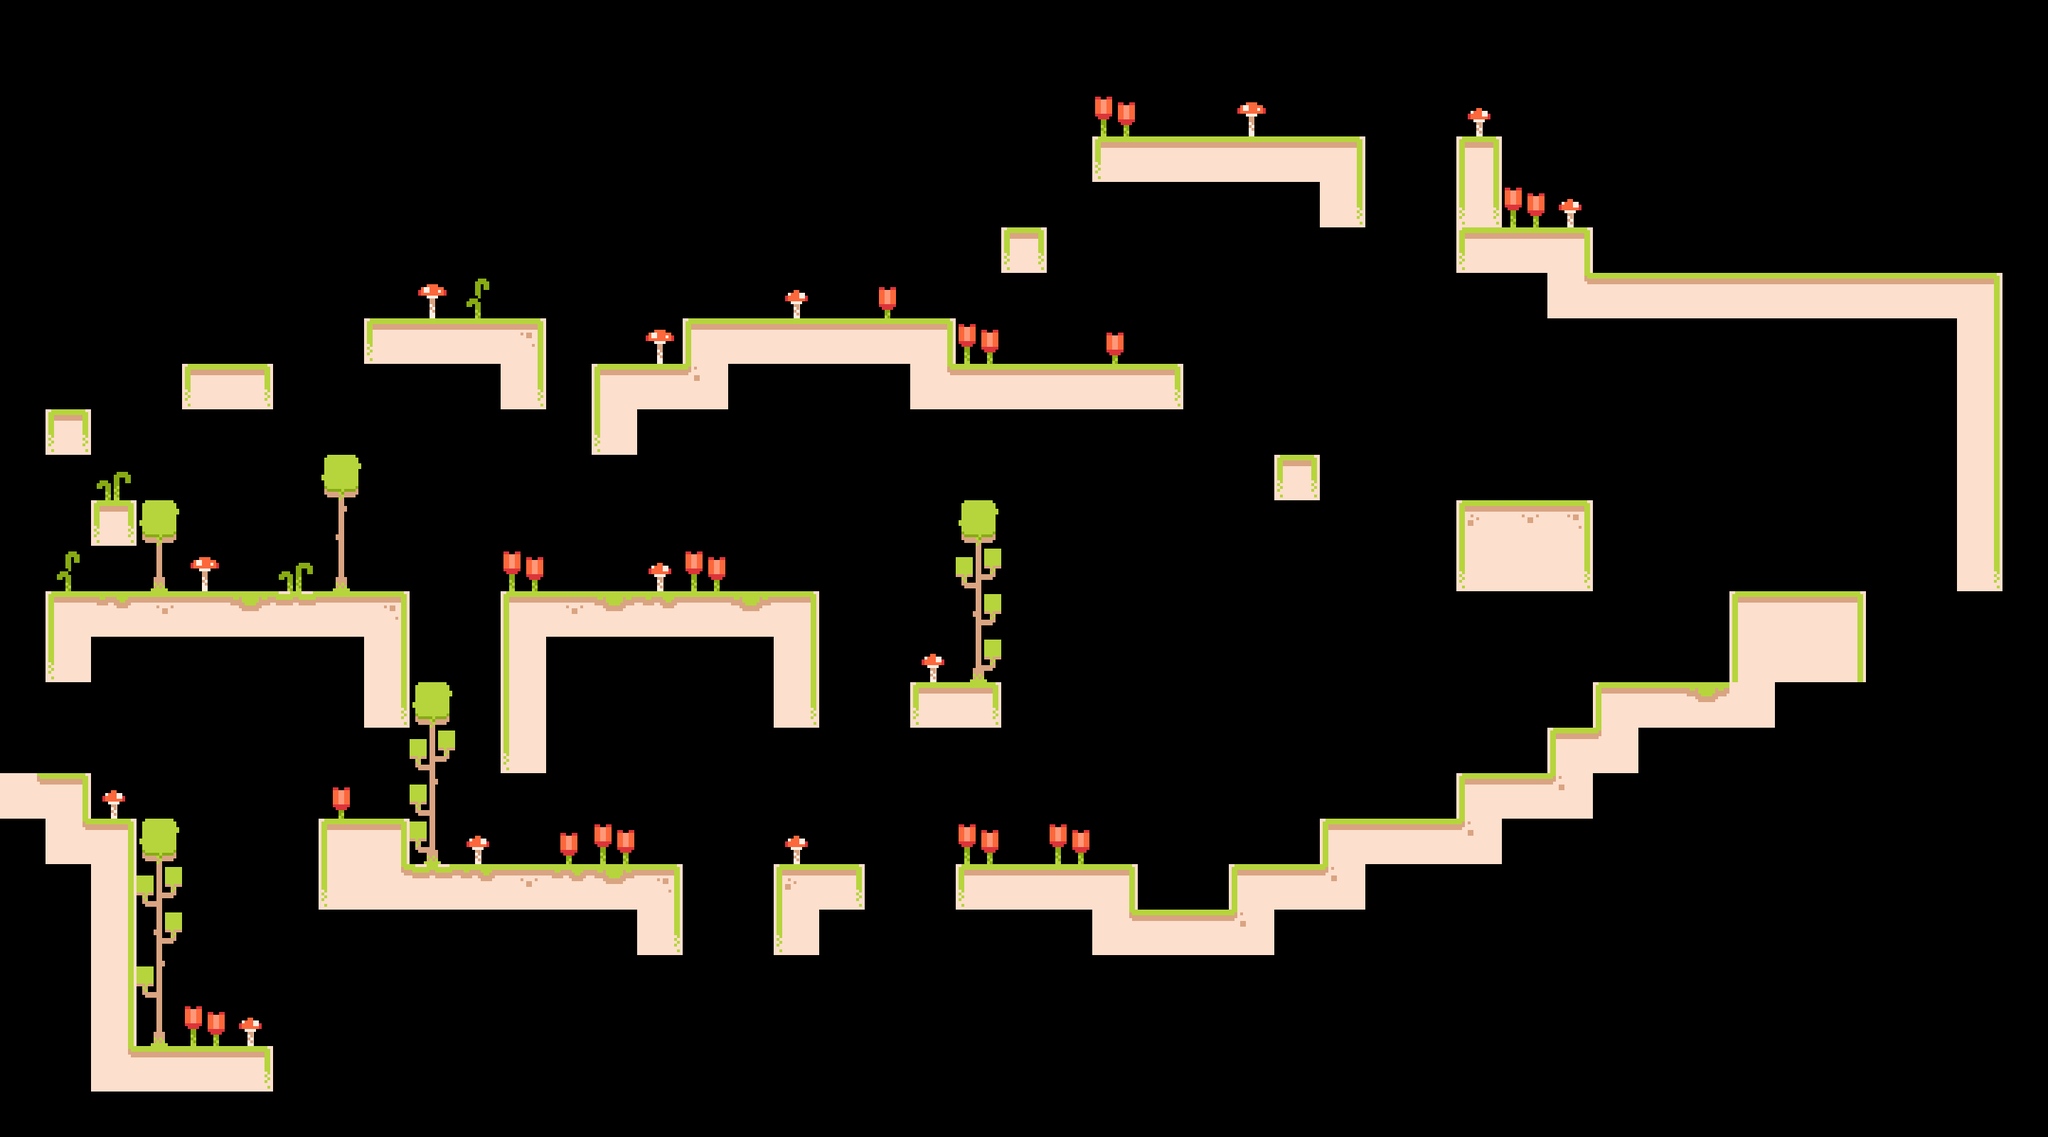

Rendered tile map (Tiled .tmx) drawn with the repository's tilesets; below, a short description and the full map source, tile grids included:
An orthogonal 45x25 tile map with 64x64 px tiles, 2 tile layers (Main, Decoration) and 6 objects (5x Worm, Player).

<map version="1.10" tiledversion="1.10.1" orientation="orthogonal" renderorder="right-down" width="45" height="25" tilewidth="64" tileheight="64" infinite="0" nextlayerid="4" nextobjectid="8">
 <tileset firstgid="1" source="../tilesets/tilemap.tsx" />
 <layer id="1" name="Main" width="45" height="25">
  <data encoding="csv">
0,0,0,0,0,0,0,0,0,0,0,0,0,0,0,0,0,0,0,0,0,0,0,0,0,0,0,0,0,0,0,0,0,0,0,0,0,0,0,0,0,0,0,0,0,
0,0,0,0,0,0,0,0,0,0,0,0,0,0,0,0,0,0,0,0,0,0,0,0,0,0,0,0,0,0,0,0,0,0,0,0,0,0,0,0,0,0,0,0,0,
0,0,0,0,0,0,0,0,0,0,0,0,0,0,0,0,0,0,0,0,0,0,0,0,0,0,0,0,0,0,0,0,0,0,0,0,0,0,0,0,0,0,0,0,0,
0,0,0,0,0,0,0,0,0,0,0,0,0,0,0,0,0,0,0,0,0,0,0,0,28,5,5,5,5,6,0,0,20,0,0,0,0,0,0,0,0,0,0,0,0,
0,0,0,0,0,0,0,0,0,0,0,0,0,0,0,0,0,0,0,0,0,0,0,0,0,0,0,0,0,19,0,0,30,0,0,0,0,0,0,0,0,0,0,0,0,
0,0,0,0,0,0,0,0,0,0,0,0,0,0,0,0,0,0,0,0,0,0,10,0,0,0,0,0,0,0,0,0,28,5,6,0,0,0,0,0,0,0,0,0,0,
0,0,0,0,0,0,0,0,0,0,0,0,0,0,0,0,0,0,0,0,0,0,0,0,0,0,0,0,0,0,0,0,0,0,25,5,5,5,5,5,5,5,5,6,0,
0,0,0,0,0,0,0,0,28,5,5,9,0,0,0,4,5,5,5,5,6,0,0,0,0,0,0,0,0,0,0,0,0,0,0,0,0,0,0,0,0,0,0,16,0,
0,0,0,0,28,29,0,0,0,0,0,19,0,4,5,26,0,0,0,0,25,5,5,5,5,29,0,0,0,0,0,0,0,0,0,0,0,0,0,0,0,0,0,16,0,
0,10,0,0,0,0,0,0,0,0,0,0,0,17,0,0,0,0,0,0,0,0,0,0,0,0,0,0,0,0,0,0,0,0,0,0,0,0,0,0,0,0,0,16,0,
0,0,0,0,0,0,0,0,0,0,0,0,0,0,0,0,0,0,0,0,0,0,0,0,0,0,0,0,10,0,0,0,0,0,0,0,0,0,0,0,0,0,0,16,0,
0,0,10,0,0,0,0,0,0,0,0,0,0,0,0,0,0,0,0,0,0,0,0,0,0,0,0,0,0,0,0,0,7,8,9,0,0,0,0,0,0,0,0,16,0,
0,0,0,0,0,0,0,0,0,0,0,0,0,0,0,0,0,0,0,0,0,0,0,0,0,0,0,0,0,0,0,0,17,18,19,0,0,0,0,0,0,0,0,19,0,
0,4,22,8,5,23,21,5,9,0,0,4,8,23,22,5,23,6,0,0,0,0,0,0,0,0,0,0,0,0,0,0,0,0,0,0,0,0,4,5,6,0,0,0,0,
0,17,0,0,0,0,0,0,16,0,0,14,0,0,0,0,0,16,0,0,0,0,0,0,0,0,0,0,0,0,0,0,0,0,0,0,0,0,14,15,16,0,0,0,0,
0,0,0,0,0,0,0,0,19,0,0,14,0,0,0,0,0,19,0,0,28,29,0,0,0,0,0,0,0,0,0,0,0,0,0,4,5,23,15,0,0,0,0,0,0,
0,0,0,0,0,0,0,0,0,0,0,17,0,0,0,0,0,0,0,0,0,0,0,0,0,0,0,0,0,0,0,0,0,0,4,24,0,0,0,0,0,0,0,0,0,
25,6,0,0,0,0,0,0,0,0,0,0,0,0,0,0,0,0,0,0,0,0,0,0,0,0,0,0,0,0,0,0,4,5,26,0,0,0,0,0,0,0,0,0,0,
0,25,6,0,0,0,0,4,6,0,0,0,0,0,0,0,0,0,0,0,0,0,0,0,0,0,0,0,0,4,5,5,26,0,0,0,0,0,0,0,0,0,0,0,0,
0,0,16,0,0,0,0,17,25,21,22,8,22,23,9,0,0,7,29,0,0,28,5,5,6,0,0,4,5,26,0,0,0,0,0,0,0,0,0,0,0,0,0,0,0,
0,0,16,0,0,0,0,0,0,0,0,0,0,0,19,0,0,17,0,0,0,0,0,0,25,5,5,26,0,0,0,0,0,0,0,0,0,0,0,0,0,0,0,0,0,
0,0,16,0,0,0,0,0,0,0,0,0,0,0,0,0,0,0,0,0,0,0,0,0,0,0,0,0,0,0,0,0,0,0,0,0,0,0,0,0,0,0,0,0,0,
0,0,16,0,0,0,0,0,0,0,0,0,0,0,0,0,0,0,0,0,0,0,0,0,0,0,0,0,0,0,0,0,0,0,0,0,0,0,0,0,0,0,0,0,0,
0,0,25,5,5,29,0,0,0,0,0,0,0,0,0,0,0,0,0,0,0,0,0,0,0,0,0,0,0,0,0,0,0,0,0,0,0,0,0,0,0,0,0,0,0,
0,0,0,0,0,0,0,0,0,0,0,0,0,0,0,0,0,0,0,0,0,0,0,0,0,0,0,0,0,0,0,0,0,0,0,0,0,0,0,0,0,0,0,0,0
</data>
 </layer>
 <layer id="3" name="Decoration" width="45" height="25">
  <data encoding="csv">
0,0,0,0,0,0,0,0,0,0,0,0,0,0,0,0,0,0,0,0,0,0,0,0,0,0,0,0,0,0,0,0,0,0,0,0,0,0,0,0,0,0,0,0,0,
0,0,0,0,0,0,0,0,0,0,0,0,0,0,0,0,0,0,0,0,0,0,0,0,0,0,0,0,0,0,0,0,0,0,0,0,0,0,0,0,0,0,0,0,0,
0,0,0,0,0,0,0,0,0,0,0,0,0,0,0,0,0,0,0,0,0,0,0,0,33,0,0,31,0,0,0,0,32,0,0,0,0,0,0,0,0,0,0,0,0,
0,0,0,0,0,0,0,0,0,0,0,0,0,0,0,0,0,0,0,0,0,0,0,0,0,0,0,0,0,0,0,0,0,0,0,0,0,0,0,0,0,0,0,0,0,
0,0,0,0,0,0,0,0,0,0,0,0,0,0,0,0,0,0,0,0,0,0,0,0,0,0,0,0,0,0,0,0,0,33,32,0,0,0,0,0,0,0,0,0,0,
0,0,0,0,0,0,0,0,0,0,0,0,0,0,0,0,0,0,0,0,0,0,0,0,0,0,0,0,0,0,0,0,0,0,0,0,0,0,0,0,0,0,0,0,0,
0,0,0,0,0,0,0,0,0,31,36,0,0,0,0,0,0,32,0,34,0,0,0,0,0,0,0,0,0,0,0,0,0,0,0,0,0,0,0,0,0,0,0,0,0,
0,0,0,0,0,0,0,0,0,0,0,0,0,0,31,0,0,0,0,0,0,33,0,0,34,0,0,0,0,0,0,0,0,0,0,0,0,0,0,0,0,0,0,0,0,
0,0,0,0,0,0,0,0,0,0,0,0,0,0,0,0,0,0,0,0,0,0,0,0,0,0,0,0,0,0,0,0,0,0,0,0,0,0,0,0,0,0,0,0,0,
0,0,0,0,0,0,0,0,0,0,0,0,0,0,0,0,0,0,0,0,0,0,0,0,0,0,0,0,0,0,0,0,0,0,0,0,0,0,0,0,0,0,0,0,0,
0,0,35,0,0,0,0,39,0,0,0,0,0,0,0,0,0,0,0,0,0,0,0,0,0,0,0,0,0,0,0,0,0,0,0,0,0,0,0,0,0,0,0,0,0,
0,0,0,39,0,0,0,49,0,0,0,0,0,0,0,0,0,0,0,0,0,39,0,0,0,0,0,0,0,0,0,0,0,0,0,0,0,0,0,0,0,0,0,0,0,
0,36,0,59,31,0,35,59,0,0,0,33,0,0,32,33,0,0,0,0,0,40,0,0,0,0,0,0,0,0,0,0,0,0,0,0,0,0,0,0,0,0,0,0,0,
0,0,0,0,0,0,0,0,0,0,0,0,0,0,0,0,0,0,0,0,0,50,0,0,0,0,0,0,0,0,0,0,0,0,0,0,0,0,0,0,0,0,0,0,0,
0,0,0,0,0,0,0,0,0,0,0,0,0,0,0,0,0,0,0,0,32,60,0,0,0,0,0,0,0,0,0,0,0,0,0,0,0,0,0,0,0,0,0,0,0,
0,0,0,0,0,0,0,0,0,39,0,0,0,0,0,0,0,0,0,0,0,0,0,0,0,0,0,0,0,0,0,0,0,0,0,0,0,0,0,0,0,0,0,0,0,
0,0,0,0,0,0,0,0,0,40,0,0,0,0,0,0,0,0,0,0,0,0,0,0,0,0,0,0,0,0,0,0,0,0,0,0,0,0,0,0,0,0,0,0,0,
0,0,32,0,0,0,0,34,0,48,0,0,0,0,0,0,0,0,0,0,0,0,0,0,0,0,0,0,0,0,0,0,0,0,0,0,0,0,0,0,0,0,0,0,0,
0,0,0,39,0,0,0,0,0,58,32,0,34,33,0,0,0,32,0,0,0,33,0,33,0,0,0,0,0,0,0,0,0,0,0,0,0,0,0,0,0,0,0,0,0,
0,0,0,40,0,0,0,0,0,0,0,0,0,0,0,0,0,0,0,0,0,0,0,0,0,0,0,0,0,0,0,0,0,0,0,0,0,0,0,0,0,0,0,0,0,
0,0,0,50,0,0,0,0,0,0,0,0,0,0,0,0,0,0,0,0,0,0,0,0,0,0,0,0,0,0,0,0,0,0,0,0,0,0,0,0,0,0,0,0,0,
0,0,0,48,0,0,0,0,0,0,0,0,0,0,0,0,0,0,0,0,0,0,0,0,0,0,0,0,0,0,0,0,0,0,0,0,0,0,0,0,0,0,0,0,0,
0,0,0,59,33,32,0,0,0,0,0,0,0,0,0,0,0,0,0,0,0,0,0,0,0,0,0,0,0,0,0,0,0,0,0,0,0,0,0,0,0,0,0,0,0,
0,0,0,0,0,0,0,0,0,0,0,0,0,0,0,0,0,0,0,0,0,0,0,0,0,0,0,0,0,0,0,0,0,0,0,0,0,0,0,0,0,0,0,0,0,
0,0,0,0,0,0,0,0,0,0,0,0,0,0,0,0,0,0,0,0,0,0,0,0,0,0,0,0,0,0,0,0,0,0,0,0,0,0,0,0,0,0,0,0,0
</data>
 </layer>
 <objectgroup id="2" name="Entities">
  <object id="1" name="Player" x="320" y="320">
   <point />
  </object>
  <object id="3" name="Worm" x="2240" y="320" width="576" height="64" />
  <object id="4" name="Worm" x="1536" y="128" width="384" height="64" />
  <object id="5" name="Worm" x="960" y="384" width="384" height="64" />
  <object id="6" name="Worm" x="704" y="768" width="448" height="64" />
  <object id="7" name="Worm" x="576" y="1152" width="384" height="64" />
 </objectgroup>
</map>
